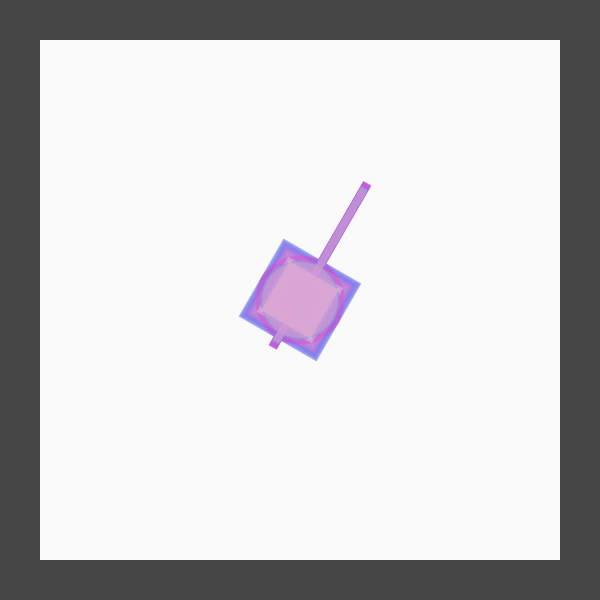
Frame 1 (no input)
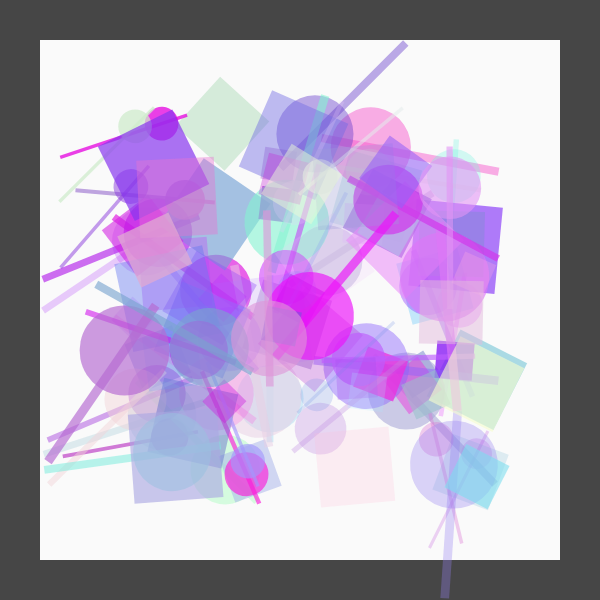
Frame 60 (no input)
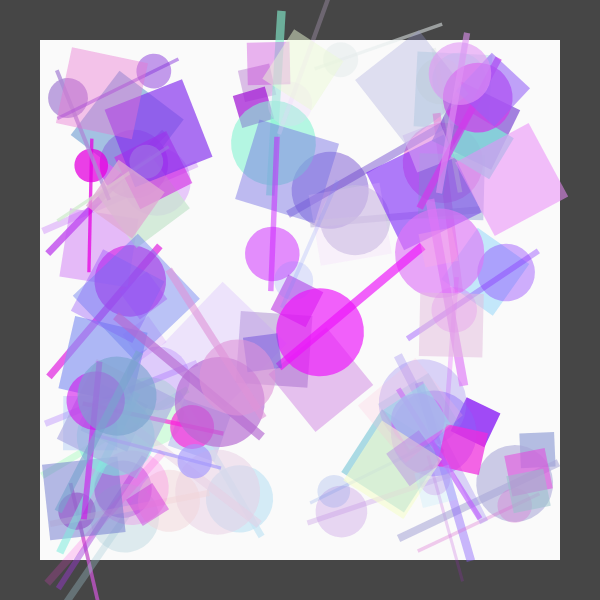
Frame 120 (the mouse pressed at the canvas centre since frame 60)

The p5.js sketch that drew these frames (run headless with seeded random() and noise() and a simulated clock; from frame 60 on, the mouse is pressed at the canvas centre):

// p5.js sketch
// ── sketch.js

// Example 2.4.3 Adjustable Array Version

let count = 100;
let loX = new Array(count);
let loY = new Array(count);
let speedX = new Array(count);
let speedY = new Array(count);
let cirSize = new Array(count);
let colorsR = new Array(count);
let colorsG = new Array(count);
let colorsB = new Array(count);
let alphaC = new Array(count);
let isCirc = new Array(count);

function setup() {
  createCanvas(600, 600);
  noStroke();
  rectMode(CENTER);

  //seeding the arrays
  for (let i=0; i < loX.length; i++) {
    loX[i] = width/2;
    loY[i] = height/2;
    speedX[i] = random(-3, 3);
    speedY[i] = random(-3, 3);
    cirSize[i] = random(30, 90);
    colorsR[i] = int(random(100, 255));
    colorsG[i] = int(random(0, 255));
    colorsB[i] = int(random(200, 255));
    alphaC[i] = int(random(50, 200));
    isCirc[i] = int(random(2)); //flip
    console.log(loX);
  }

}
function draw() {

  background(70);
  // makes a frame
  fill(250);
  rect(width/2, height/2, width-80, height-80);

  for (let i = 0; i < loX.length; i++) {

     //check boundaries for all balls
     // note the '40+' and '-40' are to pull in the borders to match 
     // the background rect


     //check for x
    if (loX[i] < 40+cirSize[i]/2 || loX[i] > (width-40)-cirSize[i]/2 ) {
      speedX[i] = -speedX[i];
    }

    //check for y
    if (loY[i] < 40+cirSize[i]/2 || loY[i] > (height-40)-cirSize[i]/2) {
      speedY[i] = -speedY[i];
    }

    //draw all balls
    push();

    translate(loX[i],loY[i]);
    fill(colorsR[i],colorsG[i] ,colorsB[i], alphaC[i]);
    rotate(radians(loX[i]));

    if(isCirc[i] == 1){
    ellipse(0,0,cirSize[i],cirSize[i]);
    rect(40,0,cirSize[i] +100,cirSize[i]/10);
    } else {
      rect(0,0,cirSize[i],cirSize[i]);
    }
    pop();


   
    //update all positions
    loX[i] += speedX[i];
    loY[i] += speedY[i];

  } // end of loop

}
